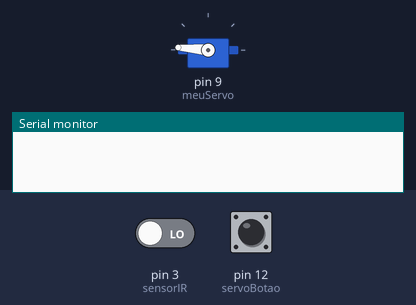
Bench run of a sketch on a simulated Arduino Uno, built with avr-gcc and run on an emulated ATmega328P. Parts: servo, the last lines printed to the serial monitor. Inputs (shaded band) come from the test bench; at power-on: pin 12 (servoBotao) LOW, pin 3 (sensorIR) LOW.

Above: at 1.2 s.
1.3 s: pin 12 (servoBotao) pulled HIGH for 0.15 s
4.4 s: pin 12 (servoBotao) pulled HIGH for 3.2 s
At 10.8 s:
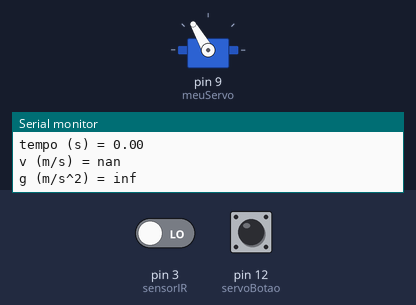
Timing chart, 0 to 12.3 s (numbered marks = the images above; inputs shaded):
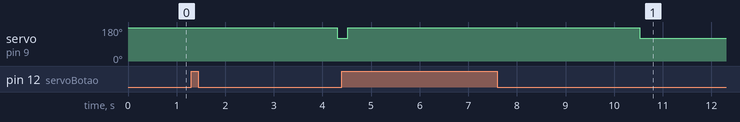

The sketch:

queda-livre3-apresentacao-parque2.ino
```cpp
#include <Servo.h>
Servo meuServo;
bool servoAtivo = false;                            // o servomotor inicia desativado
int fechado = 175;                                  // posicao de inicial do servomotor
int aberto = 120;                                   // posicao de abertura do servomotor
int atraso = 160;                                   // atraso necessário para a bola ser totalmente liberada
const int servoBotao = 12;                          // o botão deverá ser ligado no pino digital 12
const int ledVerde = 7;                             // o LED verde deverá ser ligado no pino digital 7
const int ledVermelho = 6;                          // o LED vermelho deverá ser ligado no pino digital 6
const int sensorIR = 3;                             // configura o pino digital 3 para o SENSOR DE CHEGADA
int estadoIR, estadoIRAnt = 1;                      // armazena os estados do SENSOR DE CHEGADA
long instanteIR;                                    // tempo decorrido até o sensor
long instanteInicial;                               // tempo em que a bola foi totalmente liberada
long interTempoIR;                                  // intervalo decorrido pelo percurso
float deslocamentoIR = 900.0;                       // distância sugerida, em milimetros, até o sensor 2.
                                                    // Mude se for conveniente.
float gravidade;                                    // armazena a gravidade
float velocidade;                                   // armazena a velocidade

void setup() {
  Serial.begin(9600);
  digitalWrite(ledVerde, LOW);                      // desliga LED vermelho
  digitalWrite(ledVermelho, HIGH);                  // desliga LED verde
  meuServo.attach(9);                               // configura o pino 9 como saída do servomotor
  meuServo.write(fechado);                          // posição em que o servomotor inicia
}
void loop() {
  servoAtivo = digitalRead(servoBotao);             // verifica se o botão foi apertado
  while (servoAtivo == HIGH) {
    if (instanteInicial == 0) {
      delay(3000);
      meuServo.write(aberto);                       // abre a porta
      delay(atraso);                                // espera até a bola ser totalmente liberada
      instanteInicial = millis();                   // armazenar o tempo quando a bola foi liberada
      digitalWrite(ledVerde, LOW);
      digitalWrite(ledVermelho, LOW);
    }

    estadoIR = digitalRead(sensorIR);               // verifica o estado do sensorIR
    if (estadoIR != estadoIRAnt) {
      if (estadoIR == LOW) {
        digitalWrite(ledVerde, HIGH);
        digitalWrite(ledVermelho, HIGH);
        instanteIR = millis();                      // armazena o tempo Total decorrido para sensorIR
        interTempoIR = instanteIR - instanteInicial;
        gravidade = (2 * 0.001 * deslocamentoIR) / sq(0.001 * interTempoIR);
        velocidade = 0.001 * interTempoIR * gravidade;
        Serial.println(".....................................................");
        Serial.print("distância (m) = "); Serial.println(0.001 * deslocamentoIR);
        Serial.print("tempo (s) = "); Serial.println(0.001 * interTempoIR);
        Serial.print("v (m/s) = "); Serial.println(velocidade);
        Serial.print("g (m/s^2) = "); Serial.print(gravidade);
        meuServo.write(fechado);                      // o servomotor volta ao estado inicial
        servoAtivo = LOW;                             // o código sai da estrutura while
        delay(3000);                                  // tempo de espera até a próxima leitura
        instanteInicial = 0;                          // limpa a variáveldo tempo de largada
        digitalWrite(ledVerde, LOW);
        digitalWrite(ledVermelho, HIGH);
      }
      estadoIRAnt = estadoIR;
    }
  }
}
```

Measured:
- after the input at 1.3 s, servo on pin 9 (meuServo): 175° → 120° after 3.0 s
